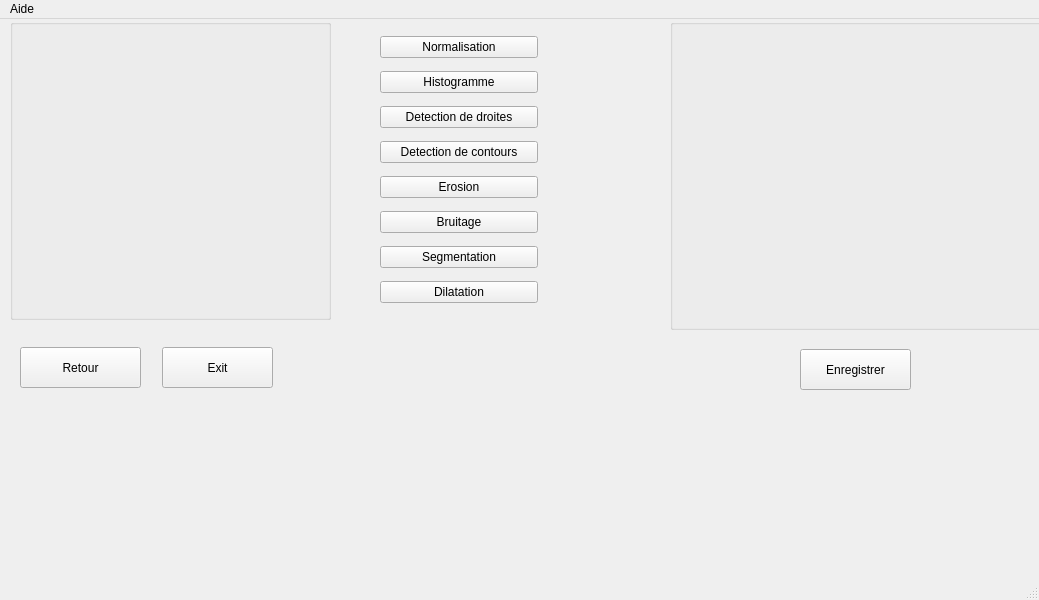
<?xml version="1.0" encoding="UTF-8"?>
<ui version="4.0">
 <class>ImageProcessingWindow</class>
 <widget class="QMainWindow" name="TraitementImageWindow">
  <property name="geometry">
   <rect>
    <x>0</x>
    <y>0</y>
    <width>1039</width>
    <height>600</height>
   </rect>
  </property>
  <property name="windowTitle">
   <string>Traitement de l'image</string>
  </property>
  <widget class="QWidget" name="centralwidget">
   <widget class="QGroupBox" name="ImageTraitementWindow">
    <property name="geometry">
     <rect>
      <x>10</x>
      <y>0</y>
      <width>321</width>
      <height>301</height>
     </rect>
    </property>
    <property name="title">
     <string/>
    </property>
   </widget>
   <widget class="QPushButton" name="returnButtonTraitement">
    <property name="geometry">
     <rect>
      <x>20</x>
      <y>328</y>
      <width>121</width>
      <height>41</height>
     </rect>
    </property>
    <property name="text">
     <string>Retour</string>
    </property>
   </widget>
   <widget class="QPushButton" name="EXITtraitement">
    <property name="geometry">
     <rect>
      <x>162</x>
      <y>328</y>
      <width>111</width>
      <height>41</height>
     </rect>
    </property>
    <property name="text">
     <string>Exit</string>
    </property>
   </widget>
   <widget class="QPushButton" name="SaveButtonTraitement">
    <property name="geometry">
     <rect>
      <x>800</x>
      <y>330</y>
      <width>111</width>
      <height>41</height>
     </rect>
    </property>
    <property name="text">
     <string>Enregistrer</string>
    </property>
   </widget>
   <widget class="QGroupBox" name="groupBox">
    <property name="geometry">
     <rect>
      <x>670</x>
      <y>0</y>
      <width>391</width>
      <height>311</height>
     </rect>
    </property>
    <property name="title">
     <string/>
    </property>
   </widget>
   <widget class="QWidget" name="">
    <property name="geometry">
     <rect>
      <x>380</x>
      <y>10</y>
      <width>158</width>
      <height>283</height>
     </rect>
    </property>
    <layout class="QVBoxLayout" name="verticalLayout">
     <item>
      <widget class="QPushButton" name="pushButton_2">
       <property name="text">
        <string>Normalisation</string>
       </property>
      </widget>
     </item>
     <item>
      <widget class="QPushButton" name="pushButton">
       <property name="text">
        <string>Histogramme</string>
       </property>
      </widget>
     </item>
     <item>
      <widget class="QPushButton" name="pushButton_4">
       <property name="text">
        <string>Detection de droites</string>
       </property>
      </widget>
     </item>
     <item>
      <widget class="QPushButton" name="pushButton_3">
       <property name="text">
        <string>Detection de contours</string>
       </property>
      </widget>
     </item>
     <item>
      <widget class="QPushButton" name="pushButton_6">
       <property name="text">
        <string>Erosion</string>
       </property>
      </widget>
     </item>
     <item>
      <widget class="QPushButton" name="pushButton_7">
       <property name="text">
        <string>Bruitage</string>
       </property>
      </widget>
     </item>
     <item>
      <widget class="QPushButton" name="pushButton_8">
       <property name="text">
        <string>Segmentation</string>
       </property>
      </widget>
     </item>
     <item>
      <widget class="QPushButton" name="pushButton_5">
       <property name="text">
        <string>Dilatation</string>
       </property>
      </widget>
     </item>
    </layout>
   </widget>
  </widget>
  <widget class="QMenuBar" name="menubar">
   <property name="geometry">
    <rect>
     <x>0</x>
     <y>0</y>
     <width>1039</width>
     <height>26</height>
    </rect>
   </property>
   <widget class="QMenu" name="menuAide">
    <property name="title">
     <string>Aide</string>
    </property>
    <addaction name="actionfiltrage"/>
   </widget>
   <addaction name="menuAide"/>
  </widget>
  <widget class="QStatusBar" name="statusbar"/>
  <action name="actionfiltrage">
   <property name="text">
    <string>filtrage</string>
   </property>
  </action>
 </widget>
 <resources/>
 <connections/>
</ui>
